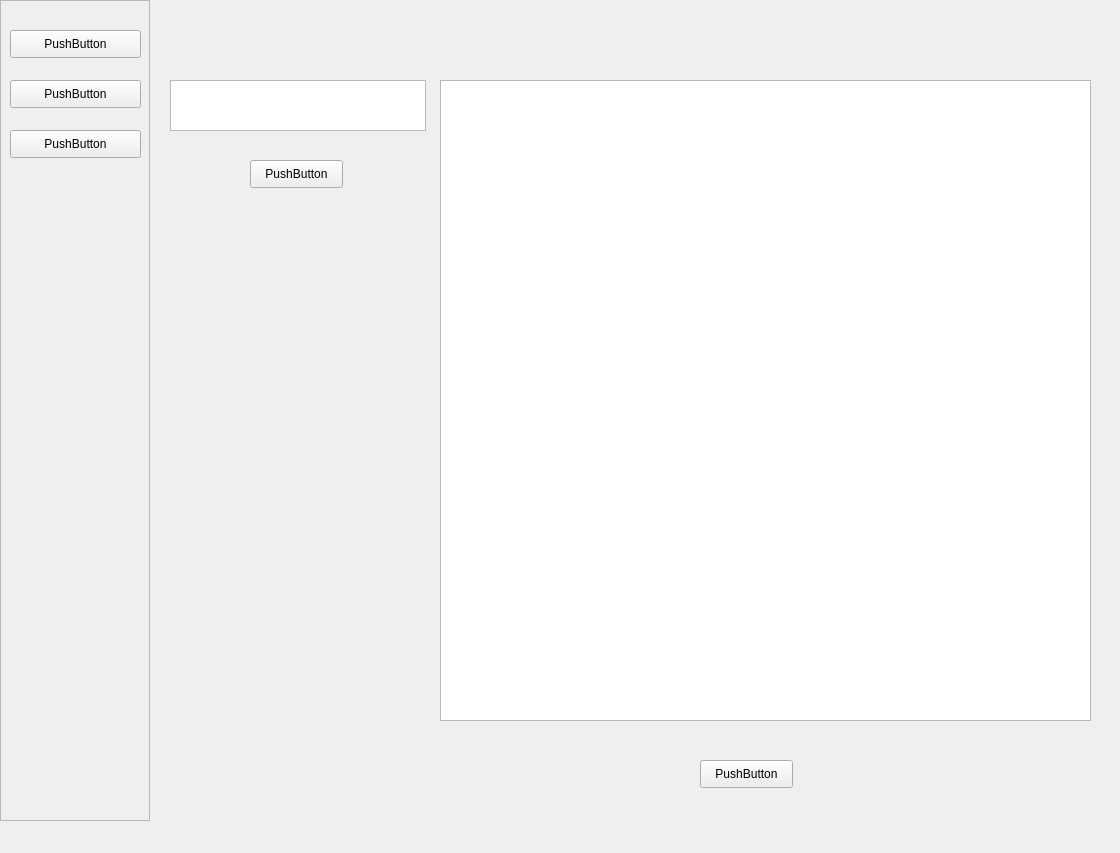
<?xml version="1.0" encoding="UTF-8"?>
<ui version="4.0">
 <class>MainWindo</class>
 <widget class="QMainWindow" name="MainWindo">
  <property name="geometry">
   <rect>
    <x>0</x>
    <y>0</y>
    <width>1120</width>
    <height>853</height>
   </rect>
  </property>
  <property name="windowTitle">
   <string>Game Dev Company databases</string>
  </property>
  <widget class="QWidget" name="centralwidget">
   <widget class="QFrame" name="frame_2">
    <property name="geometry">
     <rect>
      <x>0</x>
      <y>0</y>
      <width>150</width>
      <height>821</height>
     </rect>
    </property>
    <property name="frameShape">
     <enum>QFrame::StyledPanel</enum>
    </property>
    <property name="frameShadow">
     <enum>QFrame::Raised</enum>
    </property>
    <widget class="QPushButton" name="pushButton_3">
     <property name="geometry">
      <rect>
       <x>10</x>
       <y>30</y>
       <width>131</width>
       <height>28</height>
      </rect>
     </property>
     <property name="text">
      <string>PushButton</string>
     </property>
    </widget>
    <widget class="QPushButton" name="pushButton_4">
     <property name="geometry">
      <rect>
       <x>10</x>
       <y>80</y>
       <width>131</width>
       <height>28</height>
      </rect>
     </property>
     <property name="text">
      <string>PushButton</string>
     </property>
    </widget>
    <widget class="QPushButton" name="pushButton_5">
     <property name="geometry">
      <rect>
       <x>10</x>
       <y>130</y>
       <width>131</width>
       <height>28</height>
      </rect>
     </property>
     <property name="text">
      <string>PushButton</string>
     </property>
    </widget>
   </widget>
   <widget class="QStackedWidget" name="stackedWidget">
    <property name="geometry">
     <rect>
      <x>160</x>
      <y>0</y>
      <width>951</width>
      <height>821</height>
     </rect>
    </property>
    <property name="currentIndex">
     <number>0</number>
    </property>
    <widget class="QWidget" name="page">
     <widget class="QTableWidget" name="tableWidget">
      <property name="geometry">
       <rect>
        <x>280</x>
        <y>80</y>
        <width>651</width>
        <height>641</height>
       </rect>
      </property>
     </widget>
     <widget class="QTextBrowser" name="textBrowser">
      <property name="geometry">
       <rect>
        <x>10</x>
        <y>80</y>
        <width>256</width>
        <height>51</height>
       </rect>
      </property>
     </widget>
     <widget class="QPushButton" name="pushButton">
      <property name="geometry">
       <rect>
        <x>90</x>
        <y>160</y>
        <width>93</width>
        <height>28</height>
       </rect>
      </property>
      <property name="text">
       <string>PushButton</string>
      </property>
     </widget>
     <widget class="QPushButton" name="pushButton_2">
      <property name="geometry">
       <rect>
        <x>540</x>
        <y>760</y>
        <width>93</width>
        <height>28</height>
       </rect>
      </property>
      <property name="text">
       <string>PushButton</string>
      </property>
     </widget>
    </widget>
    <widget class="QWidget" name="page_2"/>
   </widget>
  </widget>
  <widget class="QMenuBar" name="menubar">
   <property name="enabled">
    <bool>true</bool>
   </property>
   <property name="geometry">
    <rect>
     <x>0</x>
     <y>0</y>
     <width>1120</width>
     <height>26</height>
    </rect>
   </property>
   <property name="nativeMenuBar">
    <bool>true</bool>
   </property>
  </widget>
 </widget>
 <resources/>
 <connections/>
</ui>
